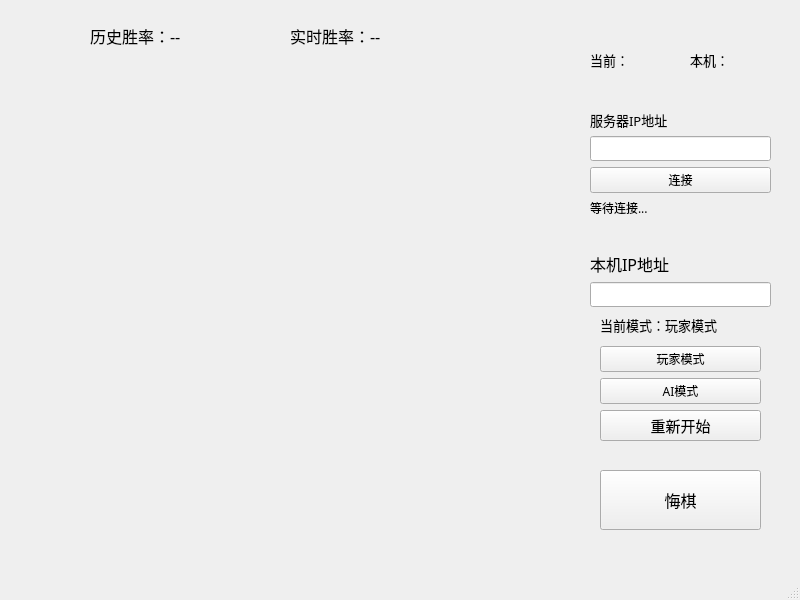
<?xml version="1.0" encoding="UTF-8"?>
<ui version="4.0">
 <class>MainWindow</class>
 <widget class="QMainWindow" name="MainWindow">
  <property name="geometry">
   <rect>
    <x>0</x>
    <y>0</y>
    <width>800</width>
    <height>600</height>
   </rect>
  </property>
  <property name="font">
   <font>
    <family>微软雅黑</family>
    <pointsize>9</pointsize>
   </font>
  </property>
  <property name="windowTitle">
   <string>OmegaGo</string>
  </property>
  <widget class="QWidget" name="centralwidget">
   <widget class="QLabel" name="labelCurrent">
    <property name="geometry">
     <rect>
      <x>590</x>
      <y>50</y>
      <width>39</width>
      <height>19</height>
     </rect>
    </property>
    <property name="font">
     <font>
      <family>3ds</family>
      <pointsize>10</pointsize>
     </font>
    </property>
    <property name="text">
     <string>当前：</string>
    </property>
   </widget>
   <widget class="QPushButton" name="pushButtonRegret">
    <property name="geometry">
     <rect>
      <x>600</x>
      <y>470</y>
      <width>161</width>
      <height>60</height>
     </rect>
    </property>
    <property name="font">
     <font>
      <family>微软雅黑</family>
      <pointsize>12</pointsize>
     </font>
    </property>
    <property name="text">
     <string>悔棋</string>
    </property>
   </widget>
   <widget class="QWidget" name="widget" native="true">
    <property name="geometry">
     <rect>
      <x>570</x>
      <y>90</y>
      <width>211</width>
      <height>381</height>
     </rect>
    </property>
    <widget class="QWidget" name="layoutWidget">
     <property name="geometry">
      <rect>
       <x>30</x>
       <y>220</y>
       <width>161</width>
       <height>131</height>
      </rect>
     </property>
     <layout class="QVBoxLayout" name="verticalLayout_4">
      <item>
       <widget class="QLabel" name="labelMode">
        <property name="font">
         <font>
          <family>微软雅黑</family>
          <pointsize>10</pointsize>
         </font>
        </property>
        <property name="text">
         <string>当前模式：玩家模式</string>
        </property>
       </widget>
      </item>
      <item>
       <widget class="QPushButton" name="pushButtonSetPlayer">
        <property name="text">
         <string>玩家模式</string>
        </property>
       </widget>
      </item>
      <item>
       <widget class="QPushButton" name="pushButtonSetAI">
        <property name="text">
         <string>AI模式</string>
        </property>
       </widget>
      </item>
      <item>
       <widget class="QPushButton" name="pushButtonRestart">
        <property name="font">
         <font>
          <family>微软雅黑</family>
          <pointsize>11</pointsize>
         </font>
        </property>
        <property name="text">
         <string>重新开始</string>
        </property>
        <property name="checkable">
         <bool>false</bool>
        </property>
       </widget>
      </item>
     </layout>
    </widget>
    <widget class="QWidget" name="layoutWidget">
     <property name="geometry">
      <rect>
       <x>20</x>
       <y>20</y>
       <width>181</width>
       <height>197</height>
      </rect>
     </property>
     <layout class="QVBoxLayout" name="verticalLayout_3">
      <item>
       <layout class="QVBoxLayout" name="verticalLayout">
        <item>
         <widget class="QLabel" name="labelServer">
          <property name="font">
           <font>
            <family>3ds</family>
            <pointsize>10</pointsize>
           </font>
          </property>
          <property name="text">
           <string>服务器IP地址</string>
          </property>
         </widget>
        </item>
        <item>
         <widget class="QLineEdit" name="lineEditServerIP">
          <property name="font">
           <font>
            <family>3ds</family>
            <pointsize>9</pointsize>
           </font>
          </property>
         </widget>
        </item>
        <item>
         <widget class="QPushButton" name="pushButtonConnect">
          <property name="font">
           <font>
            <family>3ds</family>
            <pointsize>9</pointsize>
           </font>
          </property>
          <property name="text">
           <string>连接</string>
          </property>
         </widget>
        </item>
        <item>
         <widget class="QLabel" name="labelConnectInfo">
          <property name="font">
           <font>
            <family>3ds</family>
            <pointsize>9</pointsize>
           </font>
          </property>
          <property name="text">
           <string>等待连接...</string>
          </property>
         </widget>
        </item>
       </layout>
      </item>
      <item>
       <spacer name="verticalSpacer">
        <property name="orientation">
         <enum>Qt::Vertical</enum>
        </property>
        <property name="sizeHint" stdset="0">
         <size>
          <width>20</width>
          <height>40</height>
         </size>
        </property>
       </spacer>
      </item>
      <item>
       <layout class="QVBoxLayout" name="verticalLayout_2">
        <item>
         <widget class="QLabel" name="labelLocalIP">
          <property name="font">
           <font>
            <family>微软雅黑</family>
            <pointsize>12</pointsize>
           </font>
          </property>
          <property name="text">
           <string>本机IP地址</string>
          </property>
         </widget>
        </item>
        <item>
         <widget class="QLineEdit" name="lineEditLocalIP"/>
        </item>
       </layout>
      </item>
     </layout>
    </widget>
   </widget>
   <widget class="QLabel" name="labelWhoAmI">
    <property name="geometry">
     <rect>
      <x>690</x>
      <y>50</y>
      <width>39</width>
      <height>19</height>
     </rect>
    </property>
    <property name="font">
     <font>
      <family>3ds</family>
      <pointsize>10</pointsize>
     </font>
    </property>
    <property name="text">
     <string>本机：</string>
    </property>
   </widget>
   <widget class="QLabel" name="labelHistoryRate">
    <property name="geometry">
     <rect>
      <x>90</x>
      <y>20</y>
      <width>161</width>
      <height>31</height>
     </rect>
    </property>
    <property name="font">
     <font>
      <family>3ds</family>
      <pointsize>12</pointsize>
     </font>
    </property>
    <property name="text">
     <string>历史胜率：--</string>
    </property>
   </widget>
   <widget class="QLabel" name="labelNowRate">
    <property name="geometry">
     <rect>
      <x>290</x>
      <y>20</y>
      <width>191</width>
      <height>31</height>
     </rect>
    </property>
    <property name="font">
     <font>
      <family>3ds</family>
      <pointsize>12</pointsize>
     </font>
    </property>
    <property name="text">
     <string>实时胜率：--</string>
    </property>
   </widget>
  </widget>
  <widget class="QStatusBar" name="statusbar"/>
 </widget>
 <resources/>
 <connections/>
</ui>
